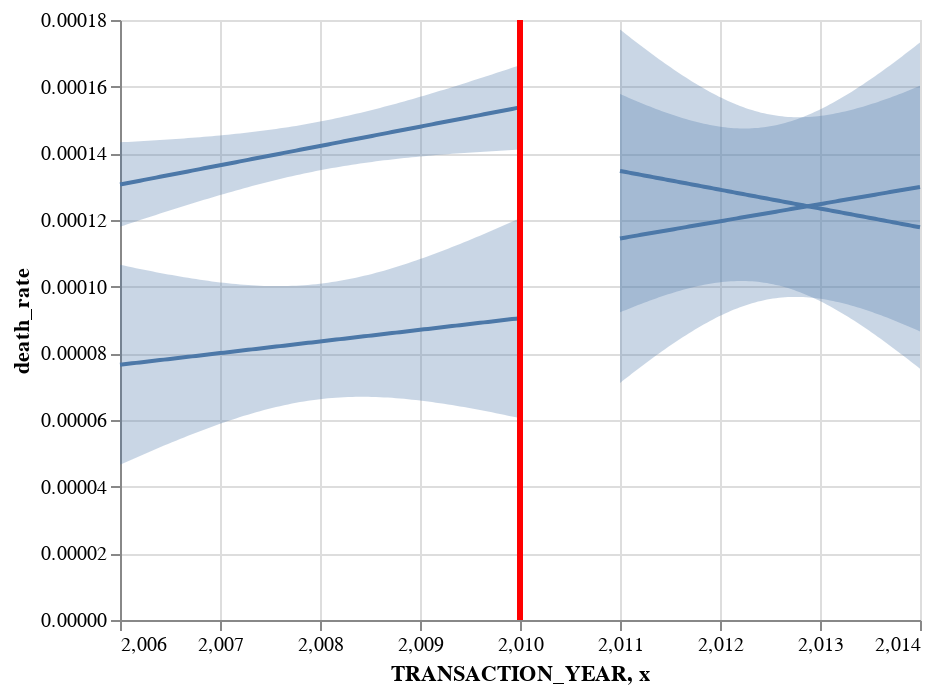

Notebook code cell kept with this figure:
### Markdown cell above
> diff-diff for death rate

### Code cell
xvar= "TRANSACTION_YEAR"
yvar="death_rate"
chart = diff_diff(FL, yvar, xvar, 2010, alpha=0.05)
chart
